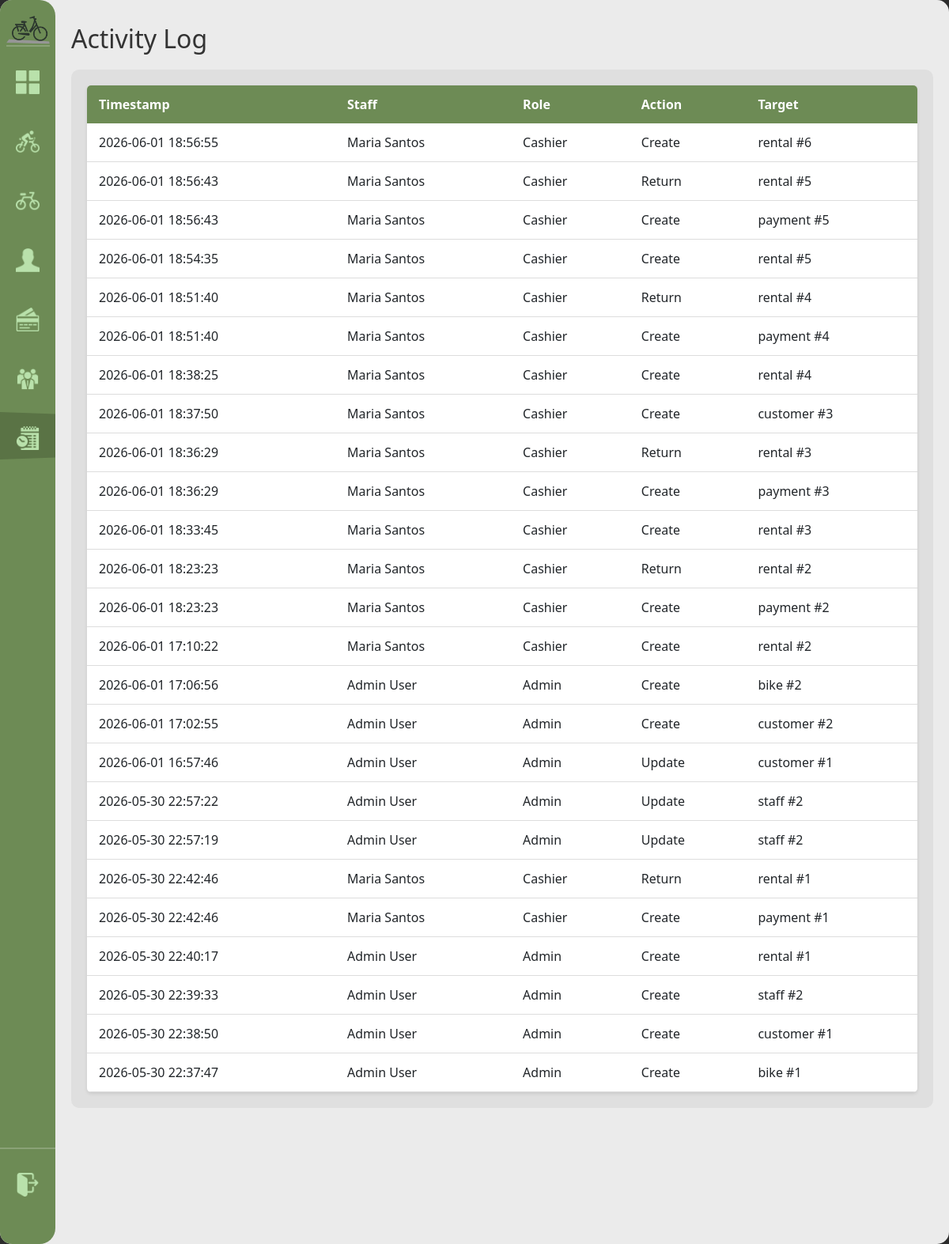
Before: /activity-log (signed in) with the older database file.
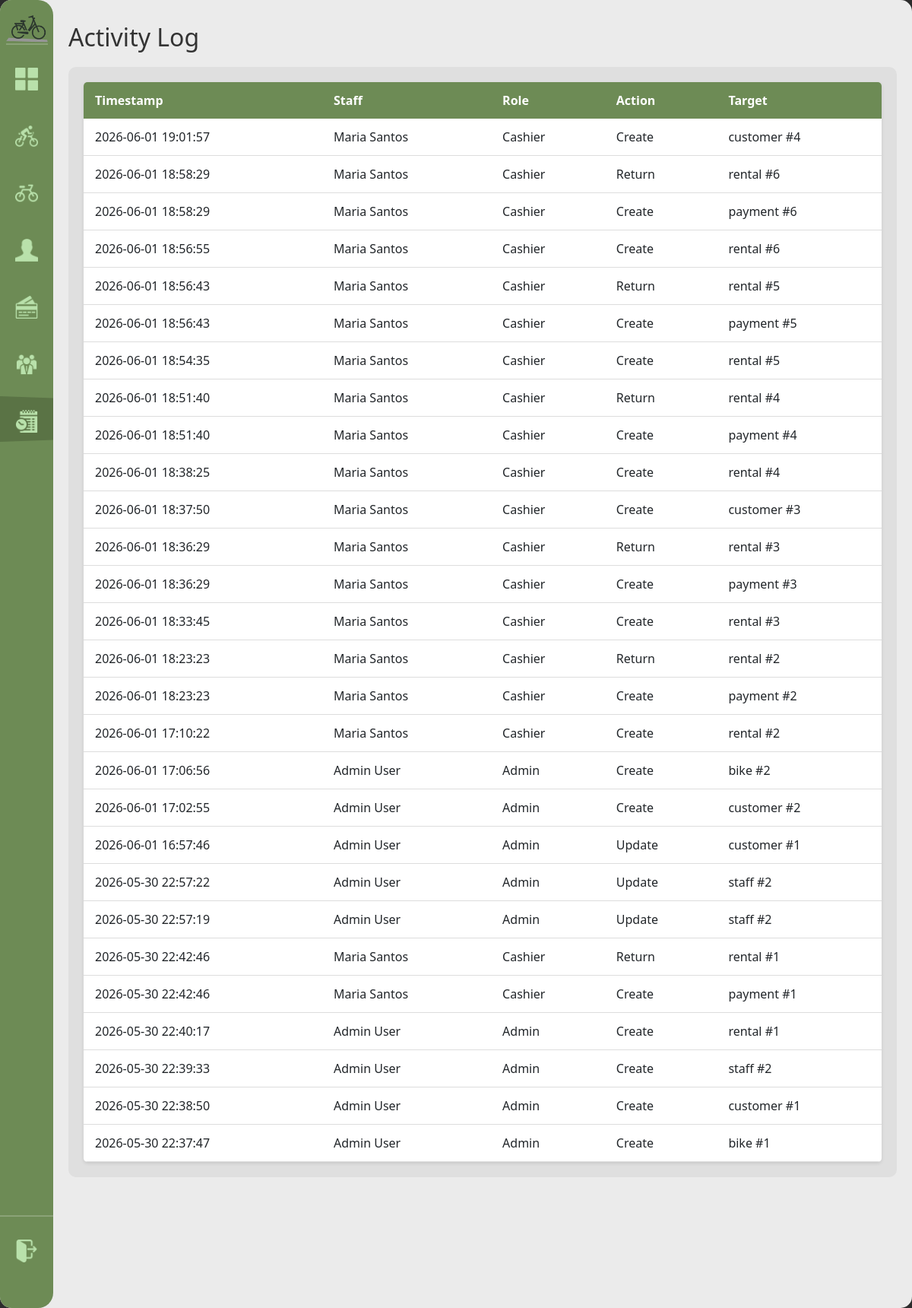
After: the same page with the newer database file.
### tables this page shows
CREATE TABLE activity_log (
            log_id INTEGER PRIMARY KEY AUTOINCREMENT,
            staff_id INTEGER NOT NULL REFERENCES staff(staff_id) ON UPDATE CASCADE ON DELETE RESTRICT,
            timestamp DATETIME NOT NULL DEFAULT(datetime('now','localtime')),
            action TEXT NOT NULL, target_table TEXT, target_id INTEGER
        );

CREATE TABLE staff (
            staff_id INTEGER PRIMARY KEY AUTOINCREMENT,
            username TEXT NOT NULL UNIQUE,
            password_hash TEXT NOT NULL,
            first_name TEXT NOT NULL, last_name TEXT NOT NULL,
            role TEXT NOT NULL CHECK(role IN('admin','cashier')),
            contact_number TEXT NOT NULL,
            status TEXT NOT NULL DEFAULT 'active' CHECK(status IN('active','inactive')),
            created_at DATETIME NOT NULL DEFAULT(datetime('now','localtime'))
        );

### handlers/activity_routes.py (the view)
@activity_bp.route('/activity-log')
@role_required('admin')
def activity_log():
    logs = database.get().get_activity_log()
    return render_template('activity_log.html', logs=logs)

### app.py (called while the page is built)
def get_sidebar_state():
    return request.cookies.get('sidebarState') == 'expanded'

@app.context_processor
def inject_sidebar_state():
    return dict(sidebar_expanded=get_sidebar_state())

@app.context_processor
def inject_current_staff():
    staff = current_staff()
    return dict(current_staff=staff, is_admin=staff and staff.get("role") == "admin")

### modules/auth.py (called while the page is built)
def role_required(*roles):
    def decorator(view):
        @wraps(view)
        def wrapped(*args, **kwargs):
            if not session.get("staff_id"):
                return redirect(url_for("login"))
            if roles and session.get("role") not in roles:
                return redirect(url_for("home"))
            return view(*args, **kwargs)
        return wrapped
    return decorator

def current_staff():
    if not session.get("staff_id"):
        return None
    return {
        "staff_id": session.get("staff_id"),
        "username": session.get("username"),
        "first_name": session.get("first_name"),
        "last_name": session.get("last_name"),
        "role": session.get("role"),
    }

### modules/database.py (called while the page is built)
def get():
    if not db: init()
    return db

    def get_activity_log(self, limit=200):
        rows = self.conn.execute(
            "SELECT l.*,s.first_name||' '||s.last_name AS staff_name,s.role AS staff_role "
            "FROM activity_log l JOIN staff s ON l.staff_id=s.staff_id "
            "ORDER BY l.timestamp DESC LIMIT ?",
            (limit,),
        ).fetchall()
        return [dict(r) for r in rows]

### templates/activity_log.html (shortened to what this page needs)
{% extends "base.html" %}
{% block content %}
<h1>Activity Log</h1>
<div class="content-grid">
    <div class="scroll-table-container">
        <table>
            <thead>
                <tr>
                    <th>Timestamp</th>
                    <th>Staff</th>
                    <th>Role</th>
                    <th>Action</th>
                    <th>Target</th>
                </tr>
            </thead>
            <tbody>
            {% for log in logs %}
            <tr>
                <td>{{ log['timestamp'] }}</td>
                <td>{{ log['staff_name'] }}</td>
                <td>{{ log['staff_role'].title() }}</td>
                <td>{{ log['action'].replace('_', ' ').title() }}</td>
                <td>{{ log['target_table'] }}{% if log['target_id'] %} #{{ log['target_id'] }}{% endif %}</td>
            </tr>
            {% endfor %}
            </tbody>
        </table>
    </div>
</div>
{% endblock %}

### templates/base.html (shortened to what this page needs)
<!DOCTYPE html>
<html lang="en">
<head>
    <link rel="stylesheet" href="{{ url_for('static', filename='modals.css') }}">
    <link rel="stylesheet" href="{{ url_for('static', filename='style.css') }}">
</head>
<body>
    <div class="home-screen">
        <div class="sidebar" expand="{{ 'true' if sidebar_expanded else 'false' }}">
            <img class="sidebar-logo" src="{{url_for('static', filename='assets/imgs/Logo_mini.png') }}" alt="sidebar icon">
            <div class="nav-indicator"></div>
           <div class="nav-items">
                <a href="{{ url_for('home') }}"
                    class="nav-item" data-route="home">
                    <img src="{{ url_for('static', filename='assets/imgs/fsquare_icon.png') }}"   alt="Dashboard">
                </a>
                <a href="{{ url_for('rentals.rentals') }}"
                    class="nav-item" data-route="rentals.rentals">
                    <img src="{{ url_for('static', filename='assets/imgs/current_rent.png') }}"     alt="Rentals">
                </a>
                <a href="{{ url_for('bikes.registry') }}"
                    class="nav-item" data-route="bikes.registry">
                    <img src="{{ url_for('static', filename='assets/imgs/bike_icon.png') }}"       alt="Bikes">
                </a>
                <a href="{{ url_for('customers.customers') }}"
                    class="nav-item" data-route="customers.customers">
                    <img src="{{ url_for('static', filename='assets/imgs/person_icon.png') }}"   alt="Customers">
                </a>
                <a href="{{ url_for('payments.payments') }}"
                    class="nav-item" data-route="payments.payments">
                    <img src="{{ url_for('static', filename='assets/imgs/payments_icon.png') }}"    alt="Payments">
                </a>
                {% if is_admin %}
                <a href="{{ url_for('staff.staff_list') }}"
                    class="nav-item" data-route="staff.staff_list">
                    <img src="{{ url_for('static', filename='assets/imgs/staff_icon.png') }}" alt="Staff">
                </a>
                <a href="{{ url_for('activity.activity_log') }}"
                    class="nav-item" data-route="activity.activity_log">
                    <img src="{{ url_for('static', filename='assets/imgs/log_icon.png') }}" alt="Activity Log">
                </a>
                {% endif %}
            </div>
            <div class="logout-section">
                <a href="{{ url_for('logout') }}"
                    class="logout-btn" data-route="logout">
                    <img src="{{ url_for('static', filename='assets/imgs/logout_icon.png') }}" alt="Logout">
                </a>
            </div>
        </div>
        <div class="main-content">
            {% block content %}{% endblock %}
        </div>
    </div>

### static/style.css (style rules this page uses)
:root { --primary-green: #6D8B55; --secondary-green: #566d42; --bg-light: #EBEBEB; --white: #FFFFFF; --sidebar-collapsed: 70px; --sidebar-expanded: 165px; }
body { margin: 0; font-family: 'Segoe UI', Tahoma, Geneva, Verdana, sans-serif; background-color: #2C2C2C; }
.home-screen { height: 100vh; width: 100vw; margin: 0 auto; background-color: var(--bg-light); border-radius: 15px; overflow: hidden; position: relative; }
.sidebar { position: absolute; top: 0; left: 0; height: 100%; z-index: 10; background-color: var(--primary-green); width: var(--sidebar-collapsed); display: flex; flex-direction: column; border-top-right-radius: 20px; border-bottom-right-radius: 20px; overflow: hidden; box-sizing: border-box; }
.sidebar-logo { width: 55px; height: auto; margin-top: 20px; margin-left: 10px; border-bottom: 2px solid rgba(255,255,255,0.2); transition: margin 0.211s ease; }
.sidebar[expand="false"] .sidebar-logo { margin-left: auto; margin-right: auto; }
.nav-items { display: flex; flex-direction: column; margin-top: 20px; gap: 15px; position: relative; }
.nav-item-top, .nav-item { display: flex; align-items: center; padding: 10px 0px 20px 20px; color: var(--white); text-decoration: none; font-weight: bold; font-size: 0.9rem; white-space: nowrap; gap: 21px; }
.nav-item img { width: 30px; height: 30px; flex-shrink: 0; pointer-events: none; filter: invert(80%) sepia(20%) saturate(400%) hue-rotate(60deg); }
.logout-section { display: flex; flex-direction: column; margin-top: auto; margin-bottom: 20px; padding-bottom: 20px; border-top: 2px solid rgba(255, 255, 255, 0.2); padding-top: 20px; }
.logout-btn { display: flex; align-items: center; padding: 10px 0px 20px 20px; color: var(--white); text-decoration: none; font-weight: bold; font-size: 0.9rem; white-space: nowrap; gap: 21px; transition: all 0.3s ease; border-radius: 8px; }
.logout-btn img { width: 30px; height: 30px; flex-shrink: 0; pointer-events: none; filter: invert(80%) sepia(20%) saturate(400%) hue-rotate(60deg); }
.nav-indicator { position: absolute; left: 0; width: auto; height: auto; border-left: var(--sidebar-expanded) solid var(--secondary-green); border-top: 6px solid transparent; border-bottom: 6px solid transparent; transition: top 0.3s ease; opacity: 0.6; z-index: 0; }
.sidebar:not(:hover) .nav-indicator, .sidebar[expand="false"] .nav-indicator { transition: opacity 0.3s ease; opacity: 0.8; }
.main-content { padding: 20px; opacity: 1; flex-direction: column; margin-left: var(--sidebar-collapsed); height: 100%; overflow: auto; }
.content-grid { display: flex; flex-grow: 1; opacity: 1; background-color: #DFDFDF; border-radius: 10px; }
.scroll-table-container { width: 100%; overflow-y: auto; max-height: calc(100vh - 260px); padding: 20px; box-sizing: border-box; }
table { width: 100%; border-collapse: collapse; background: white; border-radius: 5px; overflow: hidden; box-shadow: 0 2px 4px rgba(0,0,0,0.1); }
table thead { background-color: var(--primary-green); color: white; }
table th, table td { padding: 12px 15px; text-align: left; }
table tbody tr { border-bottom: 1px solid #ddd; }
h1, h2 { color: #333; margin: 10px 0; }
h1 { font-size: 2rem; margin-bottom: 20px; }

Changed rows visible on the page:
added activity_log: timestamp "2026-06-01 19:01:57", staff_name "Maria Santos", staff_role "Cashier", action.replace "Create", target_table "customer", target_id "4"
added activity_log: timestamp "2026-06-01 18:58:29", staff_name "Maria Santos", staff_role "Cashier", action.replace "Return", target_table "rental", target_id "6"
added activity_log: timestamp "2026-06-01 18:58:29", staff_name "Maria Santos", staff_role "Cashier", action.replace "Create", target_table "payment", target_id "6"
